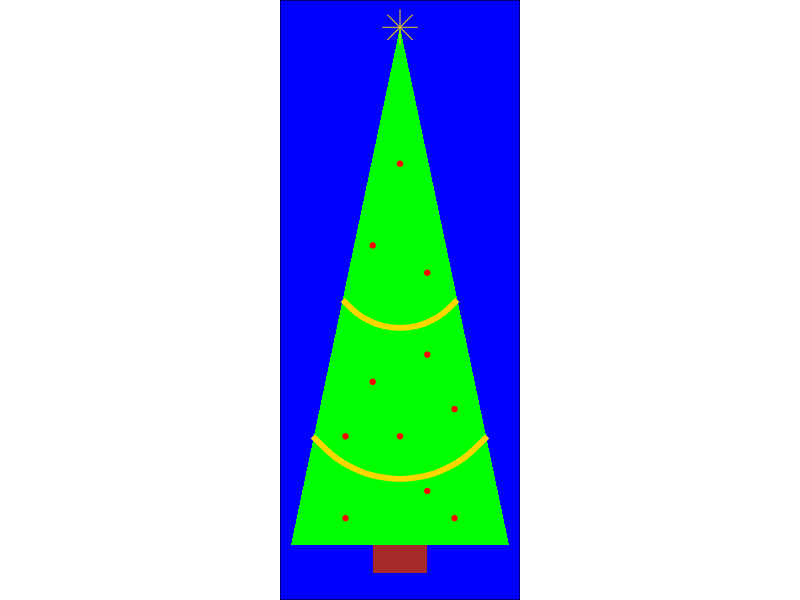

Generate this figure with R:
library(ggplot2)
ggplot()+geom_polygon(aes(x=c(-1,1,1,-1),y=c(0,0,3,3)),fill="brown")+geom_polygon(aes(x=c(0,0,4),y=c(20,1,1)),fill="green")+coord_equal()+
  geom_polygon(aes(x=-c(0,0,4),y=c(20,1,1)),fill="green")+theme_void()+
  geom_point(aes(x=c(-2,-1,0,1,2,1,-1,0,1,2,-2),y=c(2,7,15,3,6,11,12,5,8,2,5)),color=c("red"),shape=c(19))+
  theme(panel.background = element_rect(fill = "blue"))+
  geom_point(aes(x=0,y=20),shape=8,color="gold",size=8)+
  geom_curve(aes(x=-3.2,y=5,xend=3.2,yend=5),color="gold",size=2)+
  geom_curve(aes(x=-2.1,y=10,xend=2.1,yend=10),color="gold",size=2)
                                                                         
                                                                        
